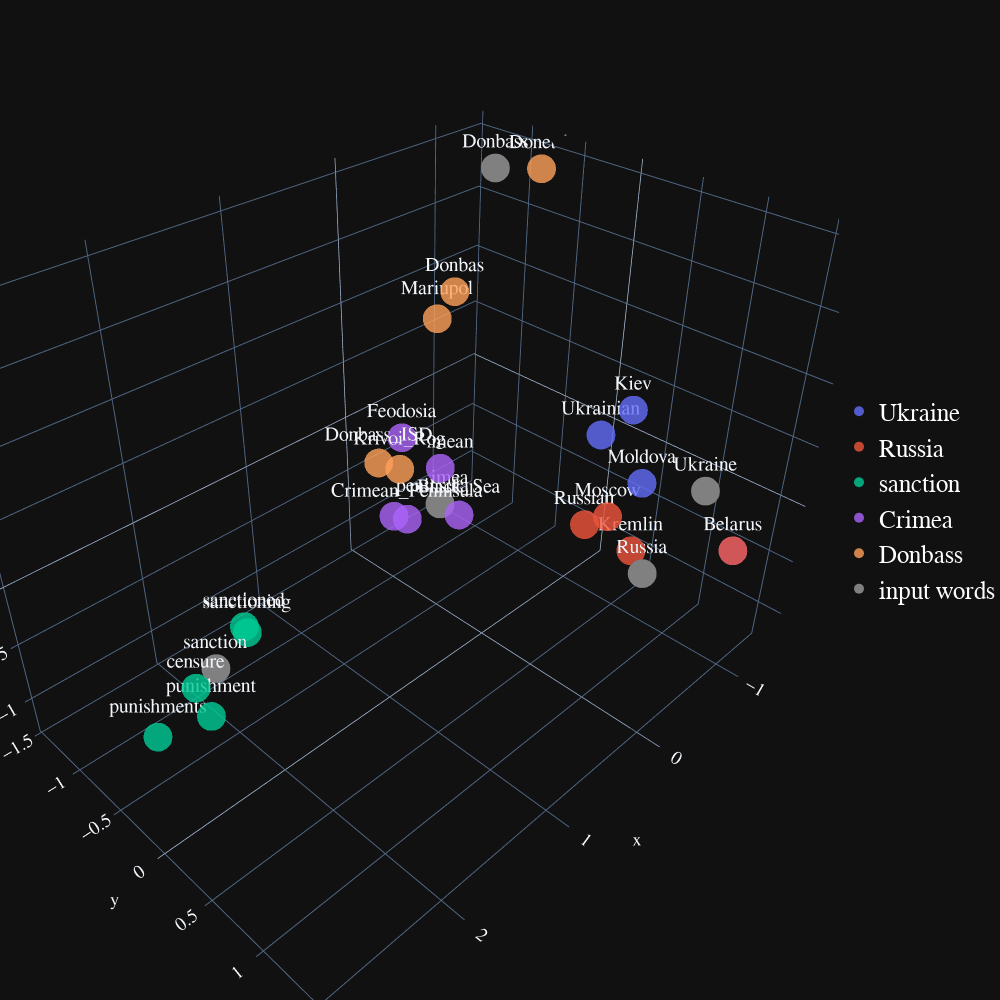
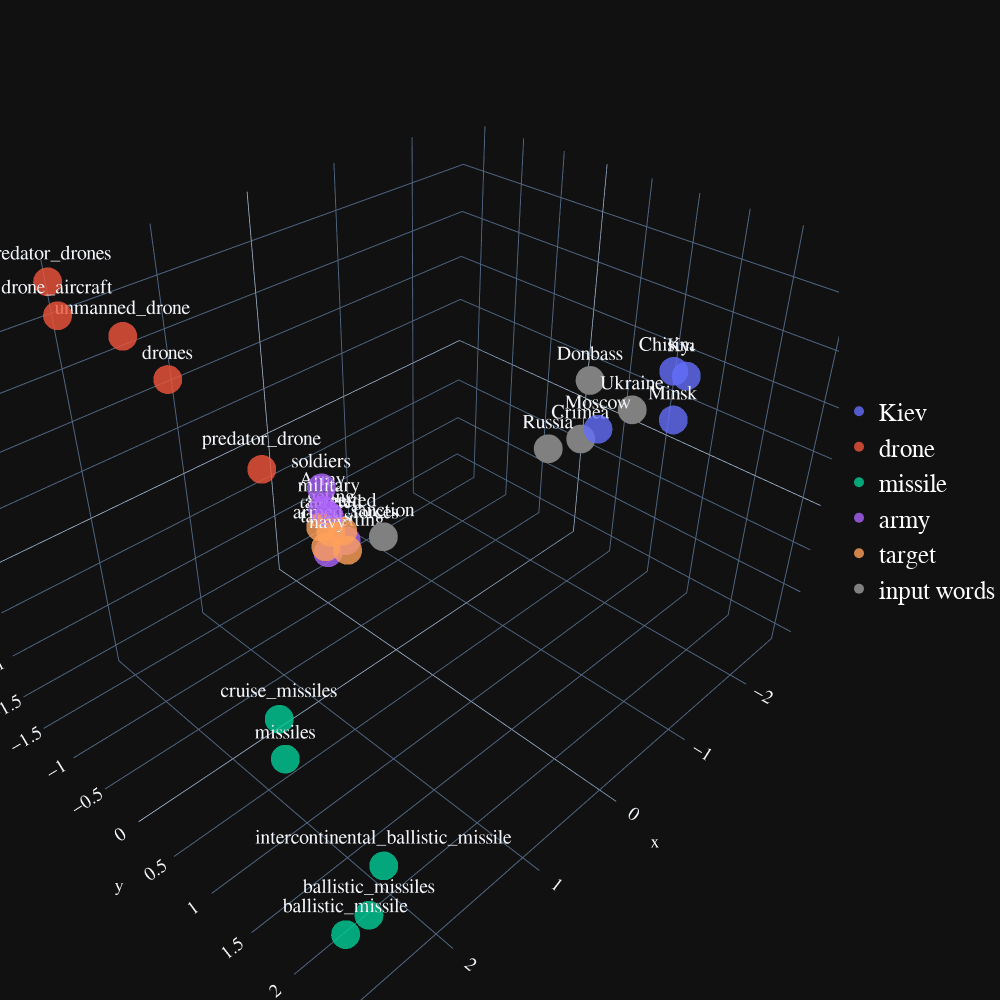

The cell these charts' notebook holds for them, in order:
### Code cell
def display_pca_scatterplot_3D(model, user_input=None, words=None, label=None, color_map=None, topn=5, sample=10):

    if words == None:
        if sample > 0:
            words = np.random.choice(list(model.vocab.keys()), sample)
        else:
            words = [ word for word in model.vocab ]

    word_vectors = np.array([model[w] for w in words])

    three_dim = PCA(random_state=0).fit_transform(word_vectors)[:,:3]
    # For 2D, change the three_dim variable into something like two_dim like the following:
    # two_dim = PCA(random_state=0).fit_transform(word_vectors)[:,:2]

    data = []
    count = 0

    for i in range (len(user_input)):

                trace = go.Scatter3d(
                    x = three_dim[count:count+topn,0],
                    y = three_dim[count:count+topn,1],
                    z = three_dim[count:count+topn,2],
                    text = words[count:count+topn],
                    name = user_input[i],
                    textposition = "top center",
                    textfont_size = 20,
                    mode = 'markers+text',
                    marker = {
                        'size': 10,
                        'opacity': 0.8,
                        'color': 2
                    }

                )

                # For 2D, instead of using go.Scatter3d, we need to use go.Scatter and delete the z variable. Also, instead of using
                # variable three_dim, use the variable that we have declared earlier (e.g two_dim)

                data.append(trace)
                count = count+topn

    trace_input = go.Scatter3d(
                    x = three_dim[count:,0],
                    y = three_dim[count:,1],
                    z = three_dim[count:,2],
                    text = words[count:],
                    name = 'input words',
                    textposition = "top center",
                    textfont_size = 20,
                    mode = 'markers+text',
                    marker = {
                        'size': 10,
                        'opacity': 1,
                        'color': 'grey'
                    }
                    )

    # For 2D, instead of using go.Scatter3d, we need to use go.Scatter and delete the z variable.  Also, instead of using
    # variable three_dim, use the variable that we have declared earlier (e.g two_dim)

    data.append(trace_input)

# Configure the layout

    layout = go.Layout(
        margin = {'l': 0, 'r': 0, 'b': 0, 't': 0},
        showlegend=True,
        legend=dict(
        x=1,
        y=0.5,
        font=dict(
            family="Courier New",
            size=25,
            color="white"
        )),
        font = dict(
            family = " Courier New ",
            size = 15),
        autosize = False,
        width = 1000,
        height = 1000
        )


    plot_figure = go.Figure(data = data, layout = layout)
    plot_figure.show()

display_pca_scatterplot_3D(model, user_input, similar_word, labels, color_map)
display_pca_scatterplot_3D(model, user_input2, similar_word2, labels2, color_map2)

### Figure 1 — Plotly figure (JSON) as saved in the notebook; plotly's stock layout.template omitted (floating-point values rounded to 4 significant figures)
{"data": [{"marker": {"color": 2, "opacity": 0.8, "size": 10}, "mode": "markers+text", "name": "Ukraine", "text": ["Belarus", "Russia", "Moldova", "Ukrainian", "Kiev"], "textfont": {"size": 20}, "textposition": "top center", "x": [-0.7165, -0.5287, -0.772, -1.025, -1.196], "y": [1.603, 1.038, 0.7852, 0.2132, 0.3608], "z": [-0.02179, -0.4344, 0.1109, 0.1521, 0.3603], "type": "scatter3d"}, {"marker": {"color": 2, "opacity": 0.8, "size": 10}, "mode": "markers+text", "name": "Russia", "text": ["Ukraine", "Moscow", "Russian", "Belarus", "Kremlin"], "textfont": {"size": 20}, "textposition": "top center", "x": [-1.179, -0.7585, -0.6993, -0.7165, -0.9055], "y": [1.069, 0.5334, 0.3742, 1.603, 0.679], "z": [-0.01772, -0.3067, -0.4326, -0.02179, -0.6295], "type": "scatter3d"}, {"marker": {"color": 2, "opacity": 0.8, "size": 10}, "mode": "markers+text", "name": "sanction", "text": ["sanctioning", "sanctioned", "punishment", "censure", "punishments"], "textfont": {"size": 20}, "textposition": "top center", "x": [2.249, 2.172, 2.713, 2.724, 2.921], "y": [0.08727, -0.0506, 0.3123, 0.2074, 0.02794], "z": [0.1476, 0.06137, -0.06747, 0.09414, -0.2945], "type": "scatter3d"}, {"marker": {"color": 2, "opacity": 0.8, "size": 10}, "mode": "markers+text", "name": "Crimea", "text": ["Crimean", "Crimean_peninsula", "Crimean_Peninsula", "Black_Sea", "Feodosia"], "textfont": {"size": 20}, "textposition": "top center", "x": [-0.9334, -0.4172, -0.1474, -0.9018, -0.1139], "y": [-1.373, -1.424, -0.9831, -1.108, -1.002], "z": [-0.8539, -1.134, -0.7969, -1.207, -0.007559], "type": "scatter3d"}, {"marker": {"color": 2, "opacity": 0.8, "size": 10}, "mode": "markers+text", "name": "Donbass", "text": ["Donbas", "Donetsk", "Krivoi_Rog", "Donbass_ISD", "Mariupol"], "textfont": {"size": 20}, "textposition": "top center", "x": [-0.3889, -1.362, 0.5903, 0.7537, -0.4427], "y": [-0.7267, -0.7884, -0.298, -0.3322, -0.9508], "z": [1.228, 1.866, 0.3644, 0.4766, 0.9144], "type": "scatter3d"}, {"marker": {"color": "grey", "opacity": 1, "size": 10}, "mode": "markers+text", "name": "input words", "text": ["Ukraine", "Russia", "sanction", "Crimea", "Donbass"], "textfont": {"size": 20}, "textposition": "top center", "x": [-1.179, -0.5287, 2.56, -0.9179, -0.8518], "y": [1.069, 1.038, 0.1833, -1.356, -0.7905], "z": [-0.01772, -0.4344, 0.1223, -1.221, 2.001], "type": "scatter3d"}], "layout": {"autosize": false, "font": {"family": " Courier New ", "size": 15}, "height": 1000, "legend": {"font": {"color": "white", "family": "Courier New", "size": 25}, "x": 1, "y": 0.5}, "margin": {"b": 0, "l": 0, "r": 0, "t": 0}, "showlegend": true, "width": 1000}}

### Figure 2 — Plotly figure (JSON) as saved in the notebook; plotly's stock layout.template omitted (floating-point values rounded to 4 significant figures)
{"data": [{"marker": {"color": 2, "opacity": 0.8, "size": 10}, "mode": "markers+text", "name": "Kiev", "text": ["Kyiv", "Minsk", "Moscow", "Ukraine", "Chisinau"], "textfont": {"size": 20}, "textposition": "top center", "x": [-2.561, -2.265, -1.67, -2.095, -2.508], "y": [1.222, 1.329, 0.9299, 0.9881, 1.114], "z": [0.8157, 0.5176, 0.5047, 0.5531, 0.8431], "type": "scatter3d"}, {"marker": {"color": 2, "opacity": 0.8, "size": 10}, "mode": "markers+text", "name": "drone", "text": ["drones", "drone_aircraft", "unmanned_drone", "predator_drone", "Predator_drones"], "textfont": {"size": 20}, "textposition": "top center", "x": [1.418, 2.207, 1.769, 0.6344, 2.048], "y": [-1.163, -1.275, -1.15, -1.066, -1.647], "z": [1.418, 2.231, 1.945, 0.2136, 2.33], "type": "scatter3d"}, {"marker": {"color": 2, "opacity": 0.8, "size": 10}, "mode": "markers+text", "name": "missile", "text": ["missiles", "ballistic_missile", "ballistic_missiles", "cruise_missiles", "intercontinental_ballistic_missile"], "textfont": {"size": 20}, "textposition": "top center", "x": [2.367, 2.815, 2.588, 2.225, 2.566], "y": [1.28, 2.412, 2.404, 1.053, 2.547], "z": [-0.4341, -0.9684, -0.9837, -0.2865, -0.3352], "type": "scatter3d"}, {"marker": {"color": 2, "opacity": 0.8, "size": 10}, "mode": "markers+text", "name": "army", "text": ["armed_forces", "military", "Army", "soldiers", "navy"], "textfont": {"size": 20}, "textposition": "top center", "x": [0.05127, 0.1215, -0.04291, -0.06282, 0.3258], "y": [-0.6217, -0.7701, -1.062, -1.085, -0.5695], "z": [-0.669, -0.4191, -0.5808, -0.3399, -0.6357], "type": "scatter3d"}, {"marker": {"color": 2, "opacity": 0.8, "size": 10}, "mode": "markers+text", "name": "target", "text": ["targets", "targeted", "targeting", "targetting", "targetted"], "textfont": {"size": 20}, "textposition": "top center", "x": [-0.1607, -0.4411, -0.4057, -0.6274, -0.6303], "y": [-1.188, -1.433, -1.553, -1.397, -1.465], "z": [-1.165, -1.261, -1.236, -1.578, -1.361], "type": "scatter3d"}, {"marker": {"color": "grey", "opacity": 1, "size": 10}, "mode": "markers+text", "name": "input words", "text": ["Ukraine", "Russia", "sanction", "Crimea", "Donbass"], "textfont": {"size": 20}, "textposition": "top center", "x": [-2.095, -1.312, -0.5609, -1.754, -1.945], "y": [0.9881, 0.6586, -0.7598, 0.6874, 0.5939], "z": [0.5531, 0.3337, -1.022, 0.2535, 0.7646], "type": "scatter3d"}], "layout": {"autosize": false, "font": {"family": " Courier New ", "size": 15}, "height": 1000, "legend": {"font": {"color": "white", "family": "Courier New", "size": 25}, "x": 1, "y": 0.5}, "margin": {"b": 0, "l": 0, "r": 0, "t": 0}, "showlegend": true, "width": 1000}}
